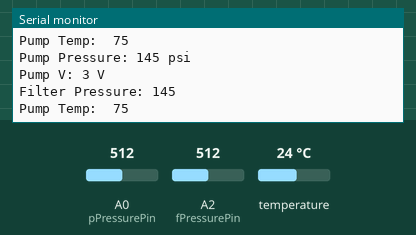
Bench run of a sketch on a simulated Arduino MKR. On the bench: the last lines printed to the serial monitor. The test bench sets the inputs (shaded band); at power-on: temperature 24 °C, A0 (pPressurePin) = 512, A2 (fPressurePin) = 512. WiFi joins after 1.5 s; servers stay silent unless stated.

Above: at 6.7 s.
6.8 s: temperature set to 12 °C
At 7.38 s:
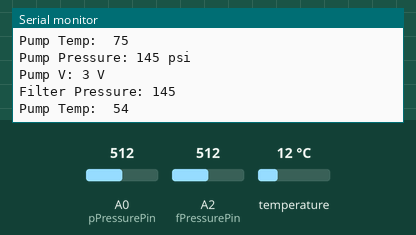
8.3 s: A0 (pPressurePin) set to 716
9.8 s: A2 (fPressurePin) set to 716
At 10.6 s:
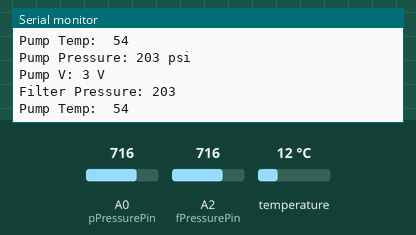
11.3 s: temperature set to 19 °C
At 11.81 s:
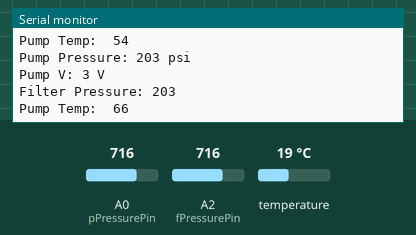
12.8 s: A0 (pPressurePin) set to 900
At 13.82 s:
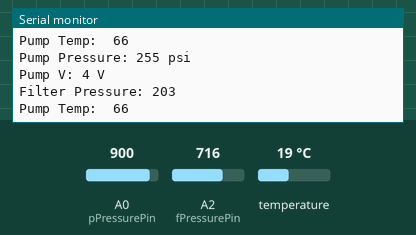
14.3 s: A2 (fPressurePin) set to 900
At 15.03 s:
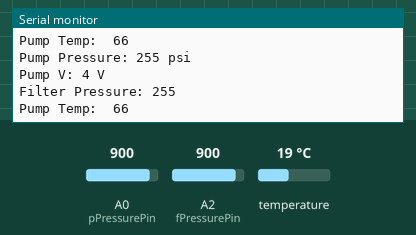
Timing chart, 0 to 16.8 s (numbered marks = the images above; inputs shaded):
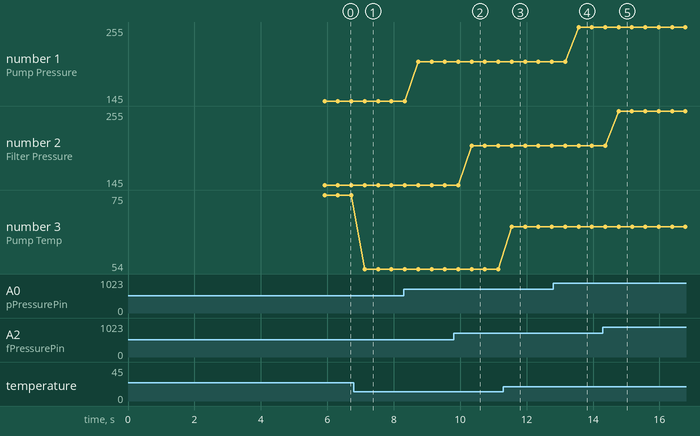

The sketch:

PumpMonitor.ino
```cpp
#include <Ethernet.h>

//Pin Assignments: pPressurePin=A0 fPressurePin=A2 OneWire=D2 Relay=D3
#include <OneWire.h>
#include <DallasTemperature.h>
#include <SPI.h>
#include <WiFiNINA.h>
#include <Wire.h>
#include <WiFiUdp.h>
#include <SimpleTimer.h>;
#include "secrets.h"
#define ONE_WIRE_BUS 2
const byte pPressurePin = A0;
const byte fPressurePin = A2;
int poffset = 503; // zero pressure adjust
int foffset = 483; // zero pressure adjust
int lowlimit = 30;
int highlimit = 50;
int power = HIGH;
const int pumpRelay = 3;  // the Arduino pin, which connects to the IN pin of relay
int status = WL_IDLE_STATUS;
float pumpV;
float filtV;
float ppressure_psi; // final pressure
float fpressure_psi; // final pressure
float tempF;
float tempC;
OneWire oneWire(ONE_WIRE_BUS);
DallasTemperature sensors(&oneWire);
DeviceAddress pumpTherm = { 0x28, 0x9C, 0x83, 0x47, 0x2F, 0x14, 0x01, 0x73 };
WiFiClient client;
SimpleTimer timer;

void setup(void)
{
  Serial.begin(9600);
  sensors.begin();
  sensors.setResolution(pumpTherm, 10);
  while (status != WL_CONNECTED) {
    Serial.print("Connecting to SSID: ");
    Serial.println(WIFI_SSID);  //WIFI_SSID, WIFI_PASS defined in secrets.h
    status = WiFi.begin(WIFI_SSID, WIFI_PASS);
    delay(3000);
  }
  printCurrentNet();
  printWifiData();
  delay(1000);
}


void loop(void)
{
  getPressures();
  getTemps();
  printtoSerial();
  //pumpcontrol();
}

void getPressures() {
    pumpV = analogRead(pPressurePin) * 5.00 / 1024;
    ppressure_psi = ((pumpV - (poffset / 1000)) * 400) / 6.895;
  delay(100);
  filtV = analogRead(fPressurePin) * 5.00 / 1024;
  fpressure_psi = ((filtV - (foffset / 1000)) * 400) / 6.895;
  delay(100);
}

void getTemps() {
  sensors.requestTemperatures();
  tempF = (DallasTemperature::toFahrenheit(sensors.getTempC(pumpTherm)));
}

void printtoSerial() {
  Serial.print(F("Pump Pressure: "));
  Serial.print(ppressure_psi, 0);
  Serial.println(" psi");
  Serial.print(F("Pump V: "));
  Serial.print(pumpV, 0);
  Serial.println(" V");
  Serial.print(F("Filter Pressure: "));
  Serial.print(fpressure_psi, 0);
  Serial.print(" " );
  Serial.println(F(" "));
  Serial.print(F("Pump Temp:  "));
  Serial.print(tempF, 0);
  Serial.print("\n\r");
  Serial.println();
}


void printWifiData() {
  // print your board's IP address:
  IPAddress ip = WiFi.localIP();
  Serial.print(F("IP Address: "));
  Serial.println(ip);
  Serial.println();
}

void printCurrentNet() {
  Serial.print(F("SSID: "));
  Serial.println(WiFi.SSID());
  long rssi = WiFi.RSSI();
  Serial.print(F("signal strength (RSSI):"));
  Serial.println(rssi);
}
```

secrets.h
```cpp
#define WIFI_SSID "iot"    // replace MySSID with your WiFi network name
#define WIFI_PASS "datiliot!"  // replace MyPassword with your WiFi password

char auth[] = "5gkMpk8xk175KrQkcrBPBCT0zHDu_mGv";
```

Measured:
- after the input at 6.8 s, the serial monitor: prints a new line after 0.33 s (image 1)
- after the input at 9.8 s, the serial monitor: prints a new line after 0.55 s (image 2)
- after the input at 11.3 s, the serial monitor: prints a new line after 0.25 s (image 3)
- after the input at 12.8 s, the serial monitor: prints a new line after 0.76 s (image 4)
- after the input at 14.3 s, the serial monitor: prints a new line after 0.47 s (image 5)
- plotted number 1: 145 → 203 after the input at 8.3 s, 203 → 255 after the input at 12.8 s
- plotted number 3: 75 → 54 after the input at 6.8 s, 54 → 66 after the input at 11.3 s
